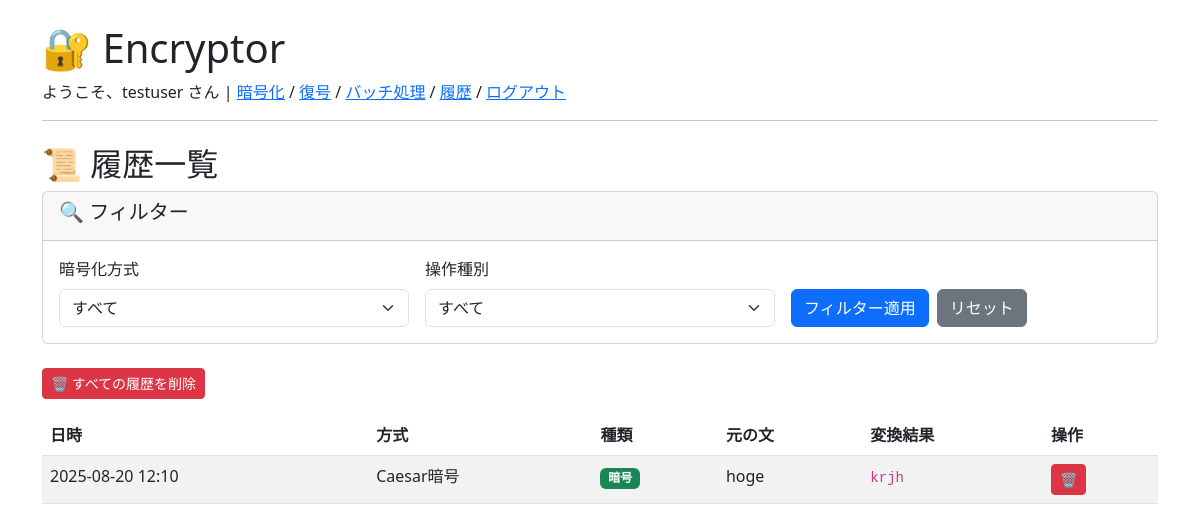
Page /history/ (signed in) on the committed database.
### crypto/models.py (models this page shows, shortened)
class CryptoLog(models.Model):
    ENCRYPTION_METHODS = [
        ('caesar', 'Caesar暗号'),           # シーザー暗号（文字をずらす）
        ('base64', 'Base64'),              # Base64エンコード
        ('random_substitution', 'ランダム置換暗号'),  # ランダムな文字置換
        ('morse', 'モールス信号風'),         # モールス信号形式
        ('rot13', 'ROT13暗号'),            # ROT13エンコード
        ('atbash', 'Atbash暗号'),          # Atbash暗号（アルファベット逆順）
        ('vigenere', 'Vigenère暗号'),      # ヴィジュネル暗号（鍵付き）
        ('number', '数字置換暗号'),         # 数字による文字置換
        ('binary', 'Binary暗号'),          # 二進数表現
    ]
    user = models.ForeignKey(User, on_delete=models.CASCADE)
    original_text = models.TextField()
    encrypted_text = models.TextField()
    method = models.CharField(max_length=20, choices=ENCRYPTION_METHODS)
    is_decryption = models.BooleanField(default=False)
    created_at = models.DateTimeField(auto_now_add=True)

### crypto/views.py (the view)
# urls.py: path('history/', views.history_view, name='history'),
@login_required
def history_view(request):
    logs = CryptoLog.objects.filter(user=request.user)
    method_filter = request.GET.get('method', '')
    operation_filter = request.GET.get('operation', '')
    if method_filter:
        logs = logs.filter(method=method_filter)
    if operation_filter:
        if operation_filter == 'encrypt':
            logs = logs.filter(is_decryption=False)
        elif operation_filter == 'decrypt':
            logs = logs.filter(is_decryption=True)
    logs = logs.order_by('-created_at')
    method_choices = CryptoLog.ENCRYPTION_METHODS
    return render(request, 'crypto/history.html', {
        'logs': logs,
        'method_choices': method_choices,
        'current_method': method_filter,
        'current_operation': operation_filter,
    })

### crypto/templates/crypto/history.html (shortened to what this page needs)
{% extends 'base.html' %}
{% block content %}
<h2>📜 履歴一覧</h2>
<div class="card mb-4">
    <div class="card-header">
        <h5>🔍 フィルター</h5>
    </div>
    <div class="card-body">
        <form method="get" class="row g-3">
            <div class="col-md-4">
                <label for="method" class="form-label">暗号化方式</label>
                <select name="method" id="method" class="form-select">
                    <option value="">すべて</option>
                </select>
            </div>
            <div class="col-md-4">
                <label for="operation" class="form-label">操作種別</label>
                <select name="operation" id="operation" class="form-select">
                    <option value="">すべて</option>
                </select>
            </div>
            <div class="col-md-4 d-flex align-items-end">
                <button type="submit" class="btn btn-primary me-2">フィルター適用</button>
                <a href="{% url 'history' %}" class="btn btn-secondary">リセット</a>
            </div>
        </form>
    </div>
</div>
{% if logs %}
    <div class="mb-3">
        <button type="button" class="btn btn-danger btn-sm" data-bs-toggle="modal" data-bs-target="#clearAllModal">
            🗑️ すべての履歴を削除
        </button>
    </div>
{% endif %}
{% if logs %}
    <div class="table-responsive">
        <table class="table table-striped">
            <thead>
                <tr>
                    <th>日時</th>
                    <th>方式</th>
                    <th>種類</th>
                    <th>元の文</th>
                    <th>変換結果</th>
                    <th>操作</th>
                </tr>
            </thead>
            <tbody>
                {% for log in logs %}
                    <tr>
                        <td>{{ log.created_at|date:"Y-m-d H:i" }}</td>
                        <td>{{ log.get_method_display }}</td>
                        <td>
                            {% if log.is_decryption %}
                                <span class="badge bg-info">復号</span>
                            {% else %}
                                <span class="badge bg-success">暗号</span>
                            {% endif %}
                        </td>
                        <td>
                            <div style="max-width: 200px; overflow: hidden; text-overflow: ellipsis; white-space: nowrap;">
                                {{ log.original_text }}
                            </div>
                        </td>
                        <td>
                            <div style="max-width: 200px; overflow: hidden; text-overflow: ellipsis; white-space: nowrap;">
                                <code>{{ log.encrypted_text }}</code>
                            </div>
                        </td>
                        <td>
                            <button type="button" class="btn btn-danger btn-sm"
                                    onclick="confirmDelete({{ log.id }}, '{{ log.get_method_display|escapejs }}')">
                                🗑️
                            </button>
                        </td>
                    </tr>
                {% endfor %}
            </tbody>
        </table>
    </div>
{% endif %}
{% endblock %}

### templates/base.html (shortened to what this page needs)
<!DOCTYPE html>
<html lang="ja">
<head>
    <link
        href="https://cdn.jsdelivr.net/npm/bootstrap@5.3.0/dist/css/bootstrap.min.css"
        rel="stylesheet">
</head>
<body class="container py-4">
    <header class="mb-4">
        <h1>🔐 Encryptor</h1>
        {% if user.is_authenticated %}
            <p>ようこそ、{{ user.username }} さん |
                <a href="{% url 'encrypt' %}">暗号化</a> /
                <a href="{% url 'decrypt' %}">復号</a> /
                <a href="{% url 'batch_encrypt' %}">バッチ処理</a> /
                <a href="{% url 'history' %}">履歴</a> /
                <a href="{% url 'logout' %}">ログアウト</a></p>
        {% else %}
            <p><a href="{% url 'login' %}">ログイン</a></p>
        {% endif %}
        <hr>
    </header>
    {% block content %}{% endblock %}
</body>
</html>

### rows in the picture
CryptoLog: created_at "2025-08-20 12:10", method "Caesar暗号", is_decryption "暗号", original_text "hoge", encrypted_text "krjh"

### other values in the picture
{{ user.username }} "testuser"
